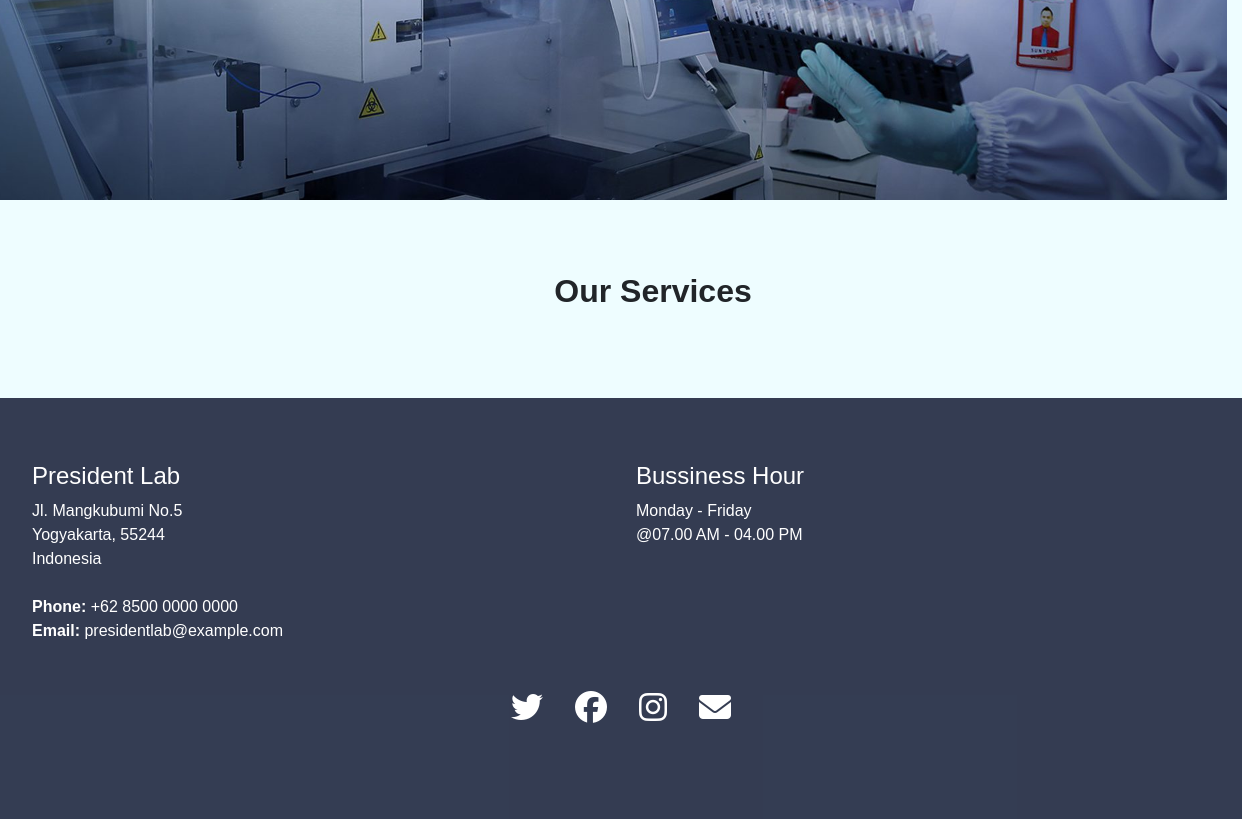
Before: / (lower part) with the older database file.
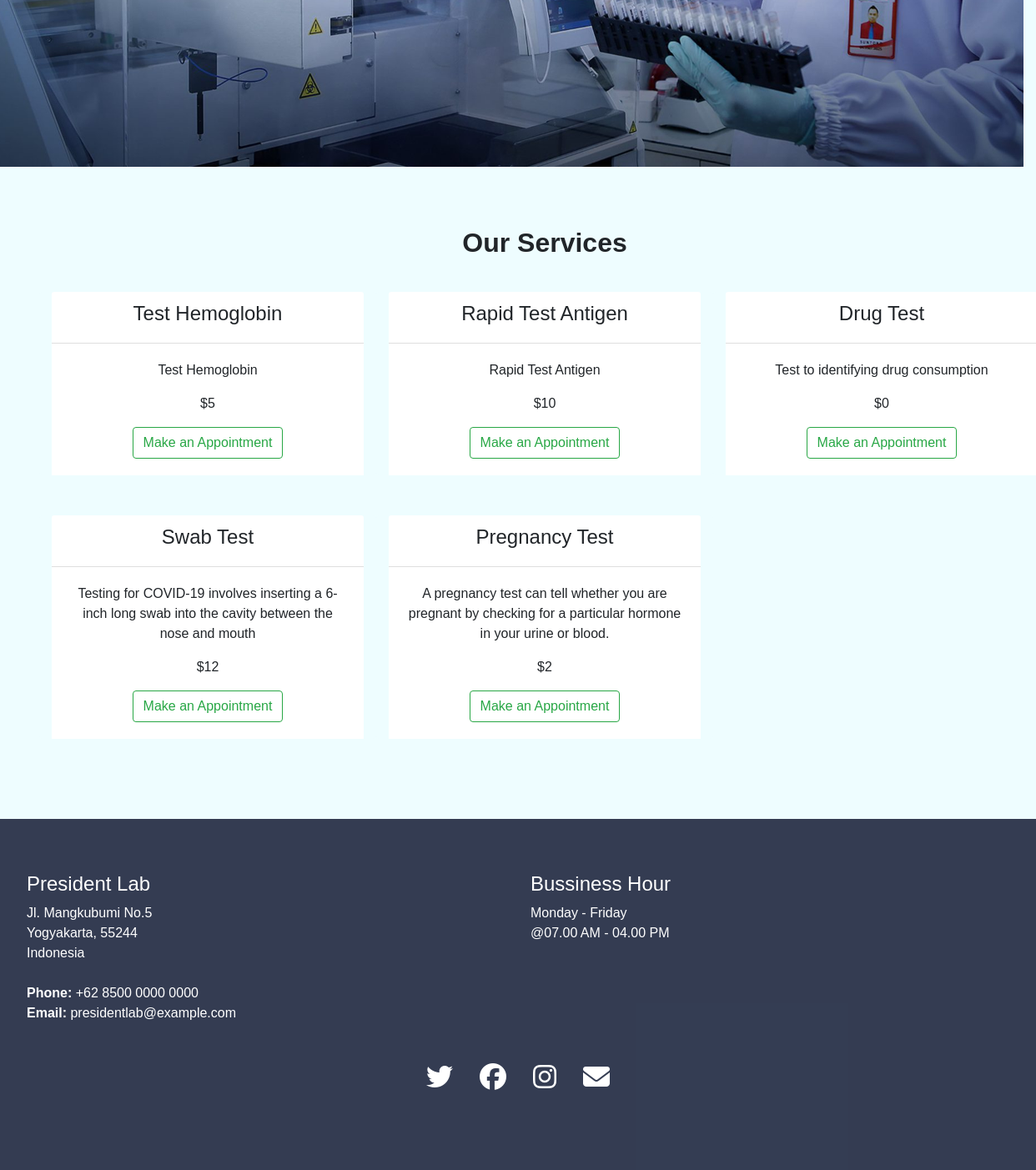
After: the same page with the newer database file.
### services/models.py (models this page shows, shortened)
class Services(models.Model):
    service_id = models.PositiveIntegerField(unique=True)
    service = models.CharField(max_length=50)
    description = models.CharField(max_length=200)
    price = models.IntegerField(default=0, verbose_name='price')

### home/views.py (the view)
# urls.py: path('', home_screen_view, name="home"),
def home_screen_view(request, *args, **kwargs):
    context = {}
    services = Services.objects.all()
    context['services'] = services
    return render(request, "home/index.html", context)

### home/templates/home/index.html (shortened to what this page needs)
{% extends 'base.html' %}
{% load static %}
{% block content %}
    <main>
        <section id="title" class="row container-fluid d-flex align-items-center"  style="background-image: url({% static 'home_img.jpg'%});" >
        </section>
        <section id="services" class="container-fluid row">
            <h2 id="services-title" class="col-lg-12 text-center">Our Services</h2>
            {% for service in services %}
            <div class="col-lg-4 text-center card mb-5">
                <div class="card-header">
                    <h3>{{service.service}}</h3>
                </div>
                <div class="card-body">
                    <p>{{service.description}}</p>
                    <p>${{service.price}}</p>
                    <a class="btn btn-outline-success" href="{% url 'login' %}">Make an Appointment</a>
                </div>
            </div>
            {% endfor %}
        </section>
    </main>
    <footer id="footer">
        <div class="contact row">
            <div class="col-md-6">
                <h3>President Lab</h3>
                <p>
                  Jl. Mangkubumi No.5 <br>
                  Yogyakarta, 55244<br>
                  Indonesia <br><br>
                  <strong>Phone:</strong> +62 8500 0000 0000<br>
                  <strong>Email:</strong> presidentlab@example.com<br>
                </p>
            </div>
            <div class="col-md-6">
                <h3>Bussiness Hour</h3>
                <p>
                  Monday - Friday <br>
                  @07.00 AM - 04.00 PM<br>
                </p>
            </div>
        </div>
        <div class="social-links d-flex justify-content-center">
            <span class="fab fa-twitter fa-2x footer-icon"></span>
            <span class="fab fa-facebook fa-2x footer-icon"></span>
            <span class="fab fa-instagram fa-2x footer-icon"></span>
            <span class="fas fa-envelope fa-2x footer-icon"></span>
        </div>
    </footer>
{% endblock content %}

Changed rows visible on the page:
added Services: service "Test Hemoglobin", description "Test Hemoglobin", price "5"
added Services: service "Rapid Test Antigen", description "Rapid Test Antigen", price "10"
added Services: service "Drug Test", description "Test to identifying drug consumption", price "0"
added Services: service "Swab Test", description "Testing for COVID-19 involves inserting a 6-inch long swab into the cavity between the nose and mouth", price "12"
added Services: service "Pregnancy Test", description "A pregnancy test can tell whether you are pregnant by checking for a particular hormone in your urine or blood.", price "2"
